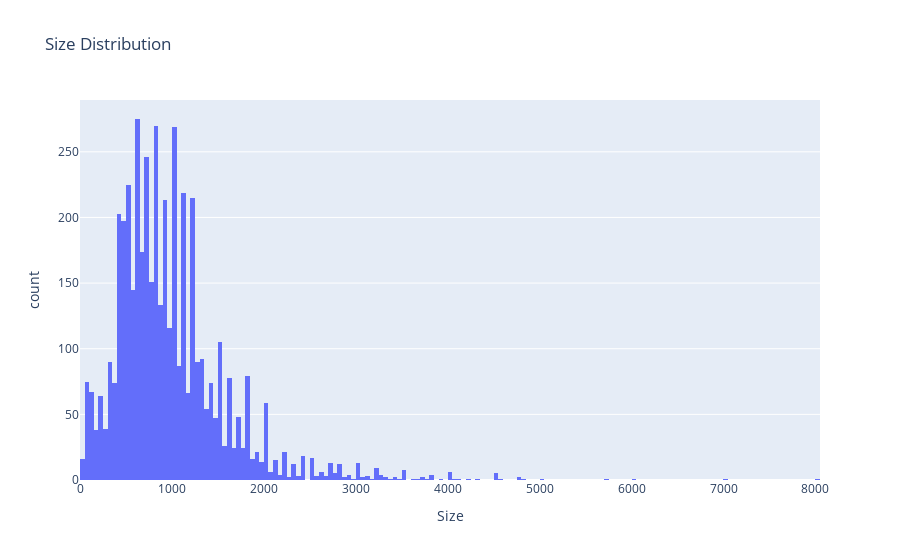
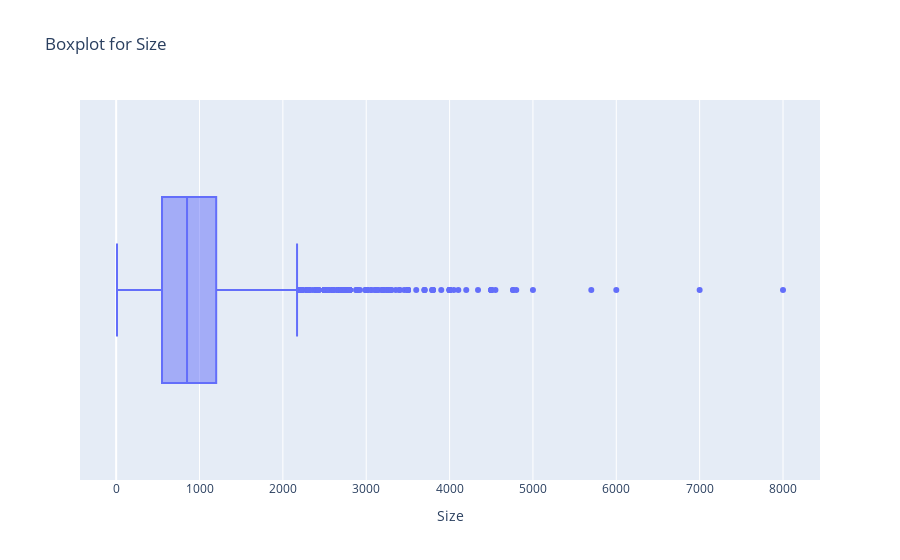

These figures' notebook cell, in order:
### Markdown cell above
## Size

### Code cell
fig = px.histogram(df, x="Size", title='Size Distribution')
fig.show()
fig = px.box(df, x="Size", title='Boxplot for Size')
fig.show()

### Figure 1 — Plotly figure (JSON) as saved in the notebook; plotly's stock layout.template omitted (floating-point values rounded to 4 significant figures; data arrays with more than 128 entries replaced by an {"elided": "..."} marker saying what was removed)
{"data": [{"alignmentgroup": "True", "bingroup": "x", "hovertemplate": "Size=%{x}<br>count=%{y}<extra></extra>", "legendgroup": "", "marker": {"color": "#636efa", "pattern": {"shape": ""}}, "name": "", "offsetgroup": "", "orientation": "v", "showlegend": false, "type": "histogram", "x": {"elided": "4745 int values"}, "xaxis": "x", "yaxis": "y"}], "layout": {"barmode": "relative", "legend": {"tracegroupgap": 0}, "title": {"text": "Size Distribution"}, "xaxis": {"anchor": "y", "domain": [0, 1], "title": {"text": "Size"}}, "yaxis": {"anchor": "x", "domain": [0, 1], "title": {"text": "count"}}}}

### Figure 2 — Plotly figure (JSON) as saved in the notebook; plotly's stock layout.template omitted (floating-point values rounded to 4 significant figures; data arrays with more than 128 entries replaced by an {"elided": "..."} marker saying what was removed)
{"data": [{"alignmentgroup": "True", "hovertemplate": "Size=%{x}<extra></extra>", "legendgroup": "", "marker": {"color": "#636efa"}, "name": "", "notched": false, "offsetgroup": "", "orientation": "h", "showlegend": false, "type": "box", "x": {"elided": "4745 int values"}, "x0": " ", "xaxis": "x", "y0": " ", "yaxis": "y"}], "layout": {"boxmode": "group", "legend": {"tracegroupgap": 0}, "title": {"text": "Boxplot for Size"}, "xaxis": {"anchor": "y", "domain": [0, 1], "title": {"text": "Size"}}, "yaxis": {"anchor": "x", "domain": [0, 1]}}}
